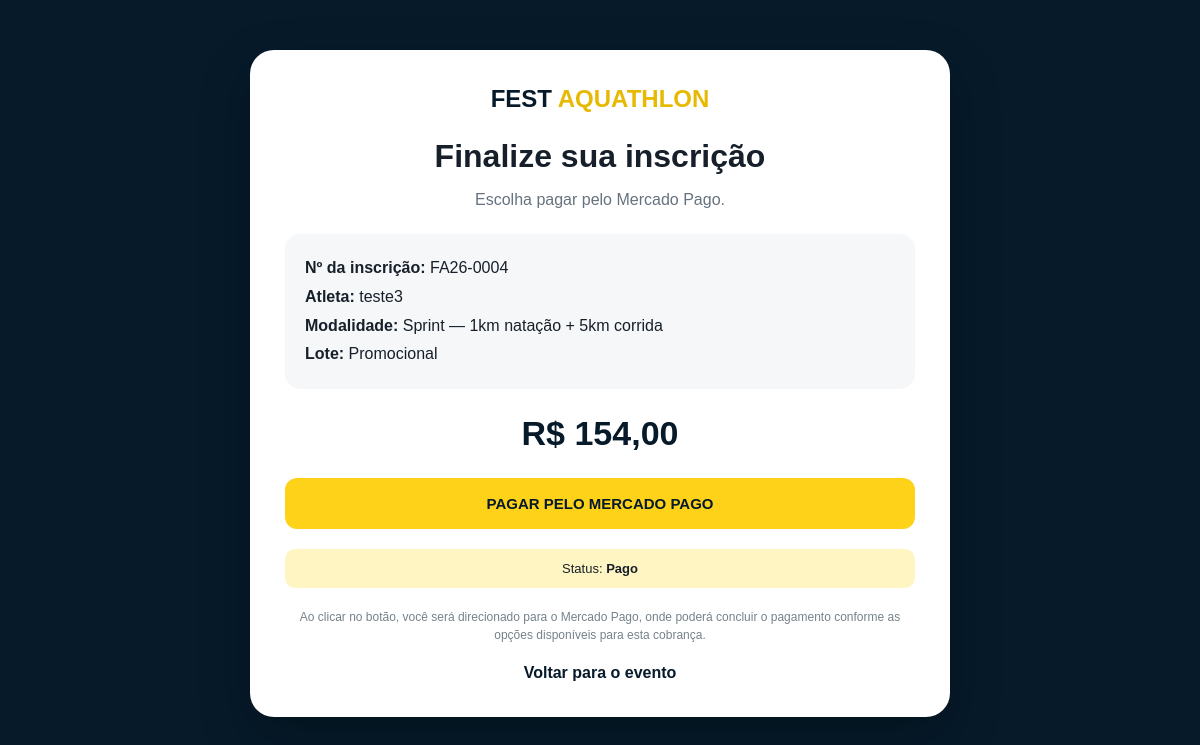
Screenshot of /pagamento/FA26-0004/ with the database file from the repository.
### inscricoes/models.py (models this page shows, shortened)
class Inscricao(models.Model):
    MINI = "MINI"
    SPRINT = "SPRINT"
    MODALIDADES = [
        (
            MINI,
            "Mini Sprint — 500m natação + 2,5km corrida",
        ),
        (
            SPRINT,
            "Sprint — 1km natação + 5km corrida",
        ),
    ]
    PENDENTE = "PENDENTE"
    PAGO = "PAGO"
    CANCELADO = "CANCELADO"
    STATUS = [
        (PENDENTE, "Aguardando pagamento"),
        (PAGO, "Pagamento confirmado"),
        (CANCELADO, "Cancelada"),
    ]
    numero = models.CharField(
        max_length=20,
        unique=True,
        blank=True,
    )
    nome = models.CharField(
        max_length=150,
    )
    telefone = models.CharField(
        max_length=30,
    )
    email = models.EmailField()
    data_nascimento = models.DateField()
    modalidade = models.CharField(
        max_length=10,
        choices=MODALIDADES,
    )
    militar = models.BooleanField(
        default=False,
    )
    comprovante_militar = models.FileField(
        upload_to="comprovantes/militares/",
        blank=True,
        null=True,
    )
    autorizacao_responsavel = models.FileField(
        upload_to="comprovantes/responsaveis/",
        blank=True,
        null=True,
    )
    lote = models.CharField(
        max_length=40,
        blank=True,
    )
    valor_inscricao = models.DecimalField(
        max_digits=8,
        decimal_places=2,
        default=0,
    )
    valor_total = models.DecimalField(
        max_digits=8,
        decimal_places=2,
        default=0,
    )
    status = models.CharField(
        max_length=12,
        choices=STATUS,
        default=PENDENTE,
    )
    criado_em = models.DateTimeField(
        auto_now_add=True,
    )
    atualizado_em = models.DateTimeField(
        auto_now=True,
    )
    class Meta:
        ordering = ["-criado_em"]
        verbose_name = "Inscrição"
        verbose_name_plural = "Inscrições"

class Pagamento(models.Model):
    PENDENTE = "PENDENTE"
    PAGO = "PAGO"
    CANCELADO = "CANCELADO"
    EXPIRADO = "EXPIRADO"
    STATUS = [
        (PENDENTE, "Pendente"),
        (PAGO, "Pago"),
        (CANCELADO, "Cancelado"),
        (EXPIRADO, "Expirado"),
    ]
    MERCADO_PAGO = "MERCADO_PAGO"
    inscricao = models.OneToOneField(
        Inscricao,
        on_delete=models.CASCADE,
        related_name="pagamento",
    )
    plataforma = models.CharField(
        max_length=30,
        default=MERCADO_PAGO,
    )
    valor = models.DecimalField(
        max_digits=8,
        decimal_places=2,
    )
    link_pagamento = models.URLField(
        max_length=1000,
    )
    status = models.CharField(
        max_length=12,
        choices=STATUS,
        default=PENDENTE,
    )
    metodo = models.CharField(
        max_length=30,
        blank=True,
    )
    identificador_transacao = models.CharField(
        max_length=150,
        blank=True,
        db_index=True,
    )
    criado_em = models.DateTimeField(
        auto_now_add=True,
    )
    pago_em = models.DateTimeField(
        null=True,
        blank=True,
    )
    atualizado_em = models.DateTimeField(
        auto_now=True,
    )
    class Meta:
        verbose_name = "Pagamento"
        verbose_name_plural = "Pagamentos"
        ordering = ["-criado_em"]

### inscricoes/views.py (the view)
def pagamento(request, numero):
    inscricao = get_object_or_404(
        Inscricao,
        numero=numero,
    )
    pagamento = get_object_or_404(
        Pagamento,
        inscricao=inscricao,
    )
    return render(
        request,
        "registration/pagamento.html",
        {
            "inscricao": inscricao,
            "pagamento": pagamento,
        },
    )

### templates/registration/pagamento.html (shortened to what this page needs)
<!doctype html>
<html lang="pt-BR">
<head>
</head>
<body>
<div class="page">
    <div class="card">
        <div class="logo">
            FEST <span>AQUATHLON</span>
        </div>
        <h1>
            Finalize sua inscrição
        </h1>
        <p class="subtitle">
            Escolha pagar pelo Mercado Pago.
        </p>
        <div class="summary">
            <strong>
                Nº da inscrição:
            </strong>
            {{ inscricao.numero }}
            <br>
            <strong>
                Atleta:
            </strong>
            {{ inscricao.nome }}
            <br>
            <strong>
                Modalidade:
            </strong>
            {{ inscricao.get_modalidade_display }}
            <br>
            <strong>
                Lote:
            </strong>
            {{ inscricao.lote }}
        </div>
        <div class="price">
            R$ {{ inscricao.valor_total }}
        </div>
        <a
            href="{{ pagamento.link_pagamento }}"
            target="_blank"
            rel="noopener noreferrer"
            class="payment-btn mercado"
        >
            PAGAR PELO MERCADO PAGO
        </a>
        <div class="status">
            Status:
            <strong>
                {{ pagamento.get_status_display }}
            </strong>
        </div>
        <p class="info">
            Ao clicar no botão, você será direcionado
            para o Mercado Pago, onde poderá concluir
            o pagamento conforme as opções disponíveis
            para esta cobrança.
        </p>
        <a
            href="/"
            class="back"
        >
            Voltar para o evento
        </a>
    </div>
</div>
</body>
</html>

### templates/registration/pagamento.html (style rules this page uses)
* { box-sizing: border-box; }
body { margin: 0; font-family: Arial, sans-serif; background: #061a2a; color: #17202a; }
.page { min-height: 100vh; padding: 50px 20px; }
.card { width: min(700px, 100%); margin: auto; background: white; border-radius: 24px; padding: 35px; box-shadow: 0 20px 50px rgba(0,0,0,.25); }
.logo { text-align: center; font-size: 24px; font-weight: 900; color: #061a2a; }
.logo span { color: #e7b900; }
h1 { text-align: center; margin: 25px 0 10px; }
.subtitle { text-align: center; color: #66727e; }
.summary { background: #f5f7f8; border-radius: 15px; padding: 20px; margin: 25px 0; line-height: 1.8; }
.price { font-size: 34px; font-weight: 900; text-align: center; color: #061a2a; margin: 10px 0 25px; }
.payment-btn { display: block; width: 100%; padding: 17px; margin-top: 12px; border-radius: 12px; text-decoration: none; text-align: center; font-weight: 900; font-size: 15px; }
.mercado { background: #ffd21a; color: #061a2a; }
.status { text-align: center; margin-top: 20px; padding: 12px; background: #fff5c2; border-radius: 10px; font-size: 13px; }
.info { text-align: center; font-size: 12px; color: #75828b; margin-top: 20px; line-height: 1.5; }
.back { display: block; text-align: center; margin-top: 20px; color: #061a2a; font-weight: bold; text-decoration: none; }

### rows the page displays
Inscricao: numero "FA26-0004", nome "teste3", modalidade "Sprint — 1km natação + 5km corrida", lote "Promocional", valor_total "154,00"
Pagamento: status "Pago"
